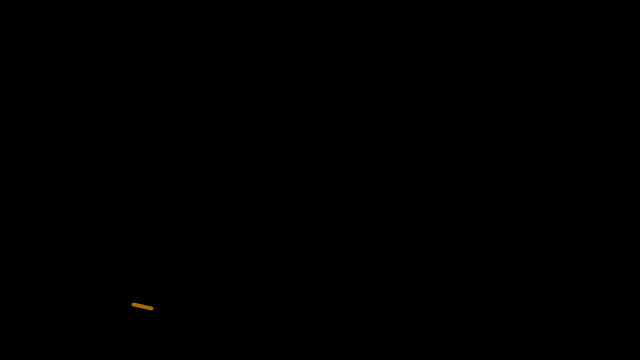
Frame 1 (no input)
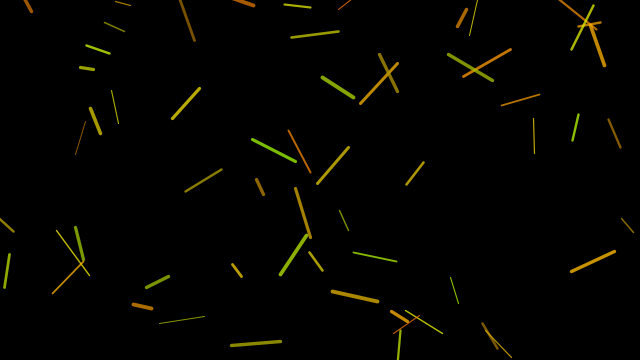
Frame 60 (the mouse pressed at the canvas centre just before this capture)
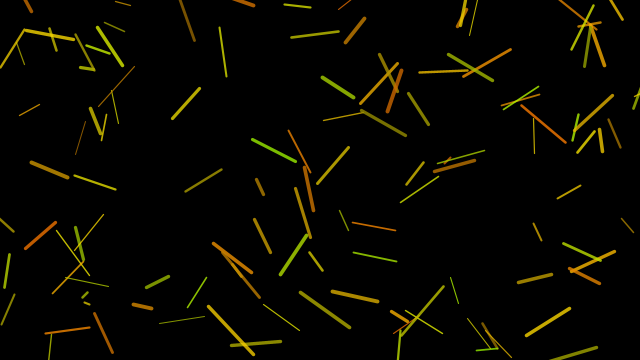
Frame 120 (the mouse held since frame 60 and released just before this capture)

The Processing sketch that drew these frames (run headless with seeded random() and noise(); from frame 60 on, the mouse is pressed at the canvas centre):

// Processing sketch: random_lines
// ── random_lines.pde
// Random Lines
// The Coding Train / Daniel Shiffman
// Processing Intro Series

float x1, y1, x2, y2;

void setup() {
  size(640, 360);
  pixelDensity(2);
  background(0);
}

void draw() {
  stroke(random(150, 255), random(100, 250), 0, 200);
  strokeWeight(random(1, 4));
  x1 = random(width);
  y1 = random(height);
  x2 = x1 + random(-50, 50);
  y2 = y1 + random(-50, 50);
  line(x1, y1, x2, y2);
}
